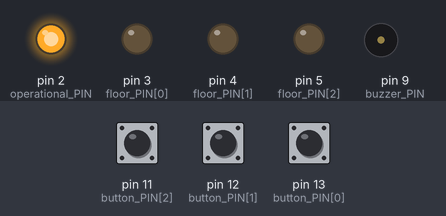
Recording of a sketch running on a simulated Arduino Uno, built with avr-gcc and run on an emulated ATmega328P. On the bench: output pins drawn as LEDs (lit = HIGH), buzzer (waves = sounding). Dashed ring = blinking. The inputs (shaded band) are chosen by the test bench; at power-on: pin 11 (button_PIN[2]) HIGH, pin 12 (button_PIN[1]) HIGH, pin 13 (button_PIN[0]) HIGH.

Above: at 1.2 s.
1.3 s: pin 11 (button_PIN[2]) pulled LOW for 0.15 s
At 2.54 s:
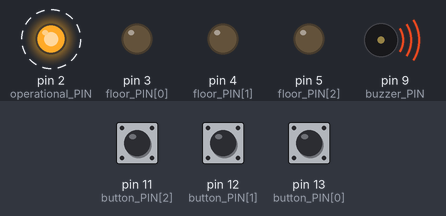
4.4 s: pin 12 (button_PIN[1]) pulled LOW for 0.15 s
At 6.7 s:
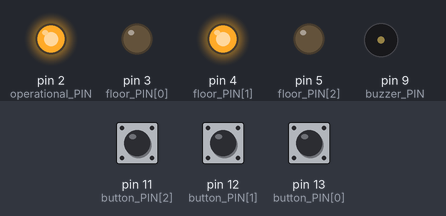
7.4 s: pin 13 (button_PIN[0]) pulled LOW for 0.15 s
At 10.1 s:
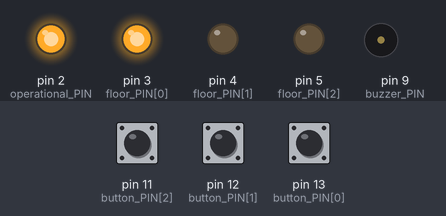
10.4 s: pin 11 (button_PIN[2]) pulled LOW for 1 s
At 11.7 s:
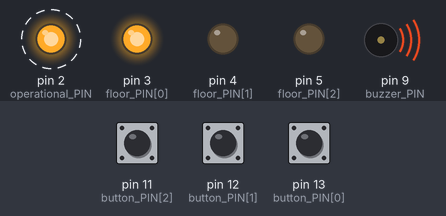
14.4 s: pin 12 (button_PIN[1]) pulled LOW for 1 s
At 14.64 s:
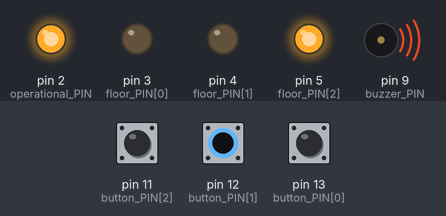
17.4 s: pin 11 (button_PIN[2]) pulled LOW for 3.2 s
At 20.2 s:
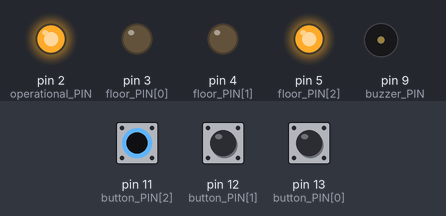
Timing chart, 0 to 21.7 s (numbered marks = the images above; inputs shaded):
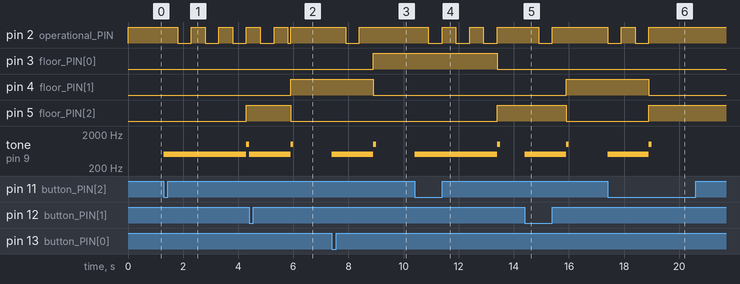

The sketch:

homework_2.ino
```cpp
// I did not manage to reproduce this homework as in the example given in the pdf: it doesn't light up the 2nd led from going from 1 to 3 and vice-versa.

const int floor_PIN[] = {3, 4, 5}; // red LEDs
const int button_PIN[] = {13, 12, 11};   // buttons
const int buzzer_PIN = 9;              // buzzer
const int operational_PIN = 2;      // green LED

bool moving = 0;    // elevator state
bool blinking = 0;  // to know if the green led is blinking or not, we initialize it as not blinking first

int current_floor = 0;   // elevator starts at floor 0
unsigned long  last_blink = 0; //for debouncing for operational LED
const unsigned  blink_interval = 500; // operational LED will blink every 0.5 sec during the elevator's movement
unsigned long  last_time = 0; //for debouncing in loop
unsigned movement_time = 1500; //duration of the elevator's movement per floor


void setup() {
  for (int i = 0; i < 3; i++) { //from ground floor up to 2nd floor
    pinMode(floor_PIN[i], OUTPUT);
    pinMode(button_PIN[i], INPUT_PULLUP);
  }
  pinMode(buzzer_PIN, OUTPUT);
  pinMode(operational_PIN, OUTPUT);
}

void loop() {
  for (int i = 0; i < 3; i++) {
    if (digitalRead(button_PIN[i]) == LOW && i!= current_floor) {
        moveElevator(i);
    }
  }

  if (moving) {
    state_operationalLED(); //green led starts blinking
    BuzzerSoundLong(); //sound during the movement of the elevator
    if (millis() - last_time >= movement_time) { //checking if it needs to stop
      moving = 0;
      state_operationalLED(); // green led stops blinking
      BuzzerSoundShort(); // short *beep* that indicates arrival
      state_FloorLED();
    }
  } else {
    digitalWrite(operational_PIN, HIGH); // if the elevator is stationary, the green operational led will stay ON
  }
}

void moveElevator(int desired_floor) {
  bool two_floors = (current_floor == 0 && desired_floor == 2) || (current_floor == 2 && desired_floor == 0);

  if (two_floors) {
    movement_time = 3000;  // set the movement_time to 3 seconds
    BuzzerSoundLong();    // calling this function to extend the duration of the longer *beep* from 1.5 to 3 sec
  } else {
    movement_time = 1500;  // reset the movement_time to 1.5 seconds
    //Sound remains 2 sec
  }

  if (current_floor < desired_floor && (desired_floor - current_floor) ==1 ) {
    current_floor++;
  }
  else if (current_floor > desired_floor && (current_floor - desired_floor) == 1 ) {
    current_floor--;                                                                       //these are for the if above
  }
  else if (current_floor < desired_floor && (desired_floor - current_floor) == 2 ){
    current_floor+=2;
  }
  else if (current_floor > desired_floor && (current_floor - desired_floor) == 2 ){
    current_floor-=2;
  }

  moving = 1;
  last_time = millis();
  state_operationalLED();  // green led starts blinking
}


void state_operationalLED() {
  if (moving) {
    unsigned long currentMillis = millis();
    if (currentMillis - last_blink >= blink_interval) { //blink interval = 0.5 s
      blinking = !blinking; //on off on off on off while it's moving
      digitalWrite(operational_PIN, blinking);
      last_blink = currentMillis;
    }
  } else {
    digitalWrite(operational_PIN, HIGH); // elevator stationary, operational LED ON
  }
}

void state_FloorLED() {  //this is used to light up the leds
  for (int i = 0; i < 3; i++) {
    if(i == current_floor)
      digitalWrite(floor_PIN[i], 1);
      else digitalWrite(floor_PIN[i], 0);
  }

}

void BuzzerSoundShort() { //for the short *beep* when it reaches the specific floor
  tone(buzzer_PIN, 1000, 100);
}

void BuzzerSoundLong() { //for the longer *beeeeeeeep* during the process
  tone(buzzer_PIN, 500, 1500);
}
```

Measured:
- after the input at 1.3 s, pin 2 (operational_PIN): alternates HIGH for 0.50 s and LOW for 0.50 s, starting after 0.50 s; pin 5 (floor_PIN[2]): LOW → HIGH after 3.0 s; tone on pin 9 (buzzer_PIN): silent → 500 Hz at once, → 1000 Hz 3.0 s later
- after the input at 4.4 s, pin 2 (operational_PIN): HIGH → LOW after 0.40 s, → HIGH 0.50 s later, → LOW 0.50 s later, → HIGH 0.10 s later; pin 4 (floor_PIN[1]): LOW → HIGH after 1.5 s; pin 5 (floor_PIN[2]): HIGH → LOW after 1.5 s; tone on pin 9 (buzzer_PIN): 1000 Hz → 500 Hz at once, → 1000 Hz 1.5 s later, → silent 0.10 s later
- after the input at 7.4 s, pin 2 (operational_PIN): HIGH → LOW after 0.50 s, → HIGH 0.50 s later; pin 3 (floor_PIN[0]): LOW → HIGH after 1.5 s; pin 4 (floor_PIN[1]): HIGH → LOW after 1.5 s; tone on pin 9 (buzzer_PIN): silent → 500 Hz at once, → 1000 Hz 1.5 s later, → silent 0.10 s later
- after the input at 10.4 s, pin 2 (operational_PIN): alternates HIGH for 0.50 s and LOW for 0.50 s, 6 changes in all, then stays HIGH, starting after 0.50 s; pin 3 (floor_PIN[0]): HIGH → LOW after 3.0 s; pin 5 (floor_PIN[2]): LOW → HIGH after 3.0 s; tone on pin 9 (buzzer_PIN): silent → 500 Hz at once, → 1000 Hz 3.0 s later, → silent 0.10 s later
- after the input at 14.4 s, pin 2 (operational_PIN): HIGH → LOW after 0.50 s, → HIGH 0.50 s later; pin 4 (floor_PIN[1]): LOW → HIGH after 1.5 s; pin 5 (floor_PIN[2]): HIGH → LOW after 1.5 s; tone on pin 9 (buzzer_PIN): silent → 500 Hz at once, → 1000 Hz 1.5 s later, → silent 0.10 s later
- after the input at 17.4 s, pin 2 (operational_PIN): alternates HIGH for 0.50 s and LOW for 0.50 s, 4 changes in all, then stays HIGH, starting at once; pin 4 (floor_PIN[1]): HIGH → LOW after 1.5 s; pin 5 (floor_PIN[2]): LOW → HIGH after 1.5 s; tone on pin 9 (buzzer_PIN): silent → 500 Hz at once, → 1000 Hz 1.5 s later, → silent 0.10 s later
